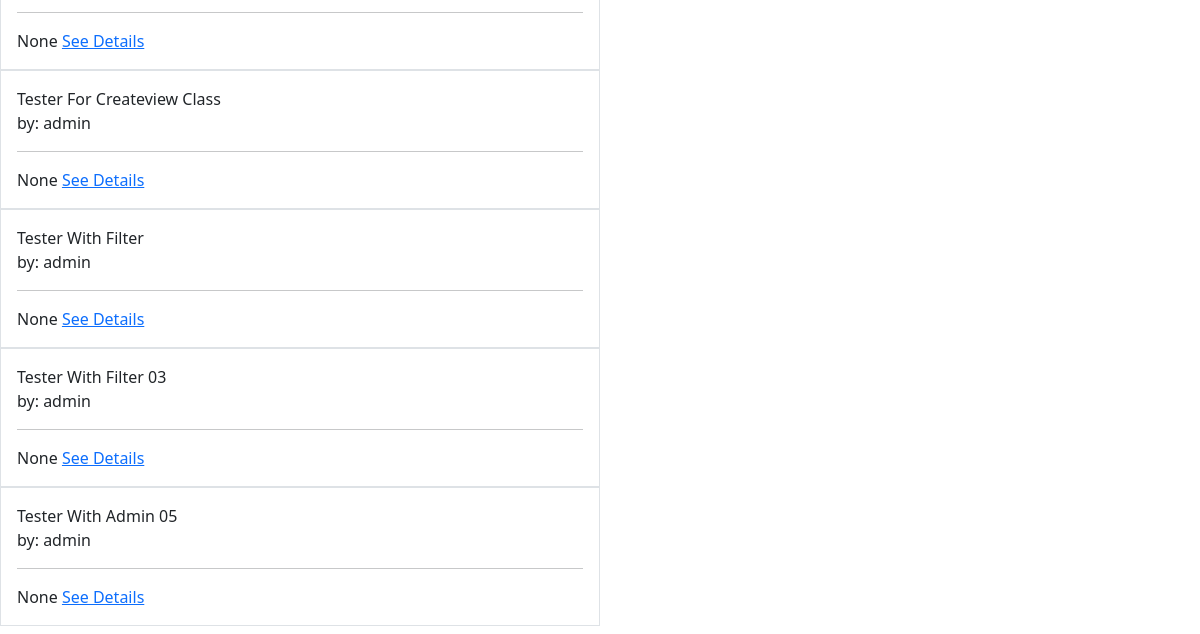
/tuition/list/ (lower part), run on an earlier commit of the app's database.
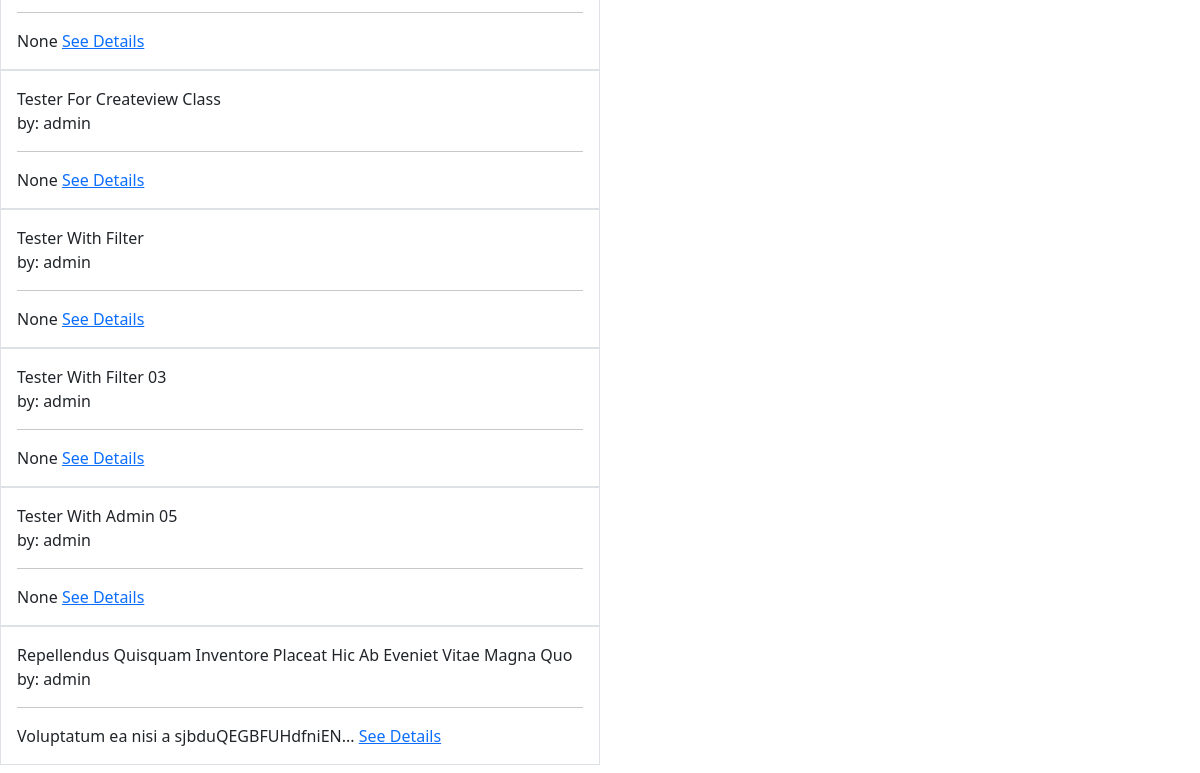
And on a later commit of the database.
### tuition/models.py (models this page shows, shortened)
class Post(models.Model):
    categories=(
        ('Teacher','Teacher'),
        ('Student','Student')
    )
    Medium=(('Bangla','Bangla'),
            ('English','English'),
            ('Urdu','Urdu'),
            ('Arabic','Arabic')
            )
    user=models.ForeignKey(User,on_delete=models.CASCADE,blank=True,null=True)
    id=models.AutoField(primary_key=True)
    title=models.CharField(max_length=200)
    slug=models.CharField(max_length=200)
    email=models.EmailField()
    salery=models.IntegerField()
    details=models.TextField()
    available=models.BooleanField()
    category=models.CharField(max_length=100,choices=categories)
    image=models.ImageField(default='default.jpg',upload_to='media/images')
    medium=MultiSelectField(max_length=100,max_choices=3,choices=Medium,default="Bangla")
    subject=models.ManyToManyField(Subject, related_name='Subjects_added')
    class_in=models.ManyToManyField(Class_in,related_name='Class_in')
    def make_title(self):
        title=self.title.title()
        return title
    def short_details(self):
        detail=self.details.split(" ")
        if len(detail)>5:
            return " ".join(detail[:5])+"..."

### tuition/views.py (the view)
# urls.py: path('list/',PostListView.as_view(),name='postlist'),
class PostListView(ListView): #immport list view package
    model=Post #to get all the Post objects without any filter
    template_name = 'tuition/postlist.html'
    context_object_name = "postlist" #this is used in the for loop
    def get_context_data(self, *args, **kwargs):
        context=super().get_context_data(*args,**kwargs)
        context['postlist']=context.get('object_list') #this renames the object_list into postlist to use in front end
        context['msg']='This is context message'
        context['subjects']=Subject.objects.all() #used in filter
        context['class_in']=Class_in.objects.all() #this is to send the subject objects in fron-end dropdown list
        return context

### tuition/models.py (called while the page is built)
    def __str__(self):
        return self.name

    def __str__(self):
        return f"{self.name} - {self.section}"

### templates/tuition/postlist.html (shortened to what this page needs)
{% extends "basic.html" %}
{% block body %}
{% for i in postlist %}
    <div class="col-md-6 offset-md-3 p-3 border">
 {{i.make_title}}
        <br>
        by: {{i.user.username}}
        <br>
        <hr>
        {{i.short_details}}
        <a href="/tuition/detail/{{i.id}}"> See Details</a> <br>
</div>
    {% endfor %}
{% endblock body %}

What changed in the data, as far as the page shows it:
added Post: make_title "Repellendus Quisquam Inventore Placeat Hic Ab Eveniet Vitae Magna Quo", user.username "admin", short_details "Voluptatum ea nisi a sjbduQEGBFUHdfniEN..."
